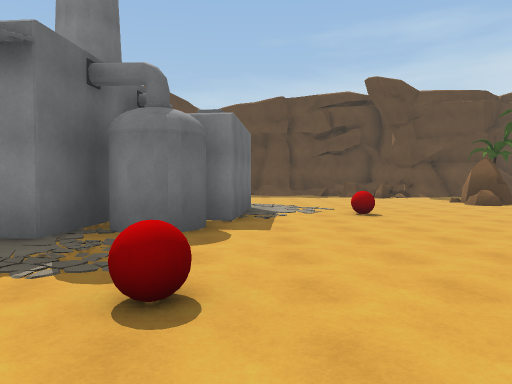
[1] (above)

24 first-person views from a walk through a 3-D level made in the Unity game engine. The camera is 1.5 m above the floor, tilts 2° down and sees 70° across. The floor is counted in squares, 2 m on a side. Each view is taken from the middle of a square. On the plan, view 1 faces up. The plan holds only what a view shows up to about 11 squares ahead; the rest is blank. The place goes on beyond the plan. Some animated figures are left out.

[2]
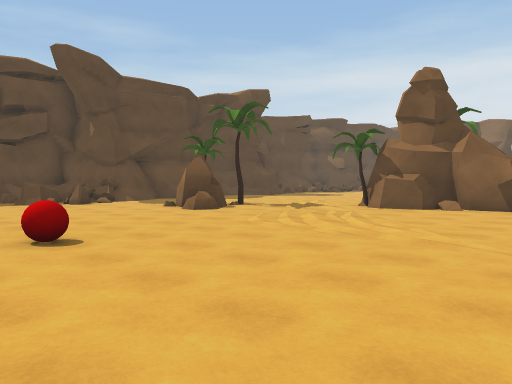

[3]
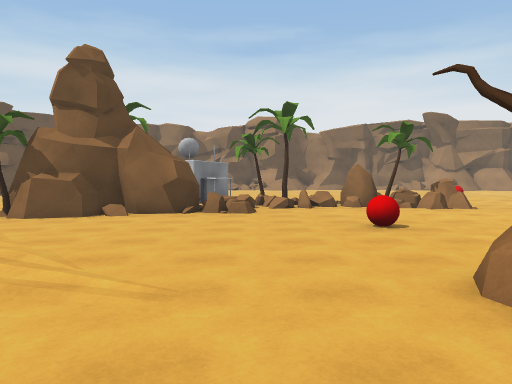

[4]
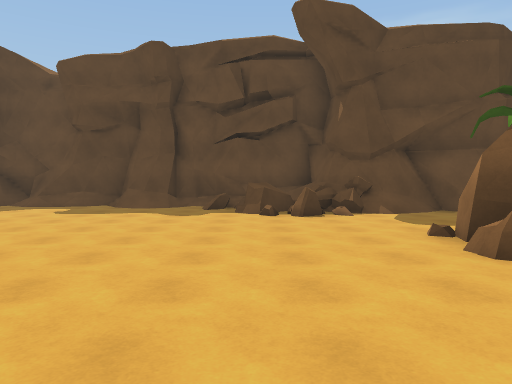

[5]
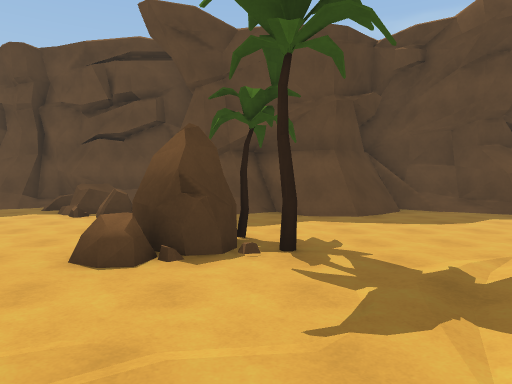

[6]
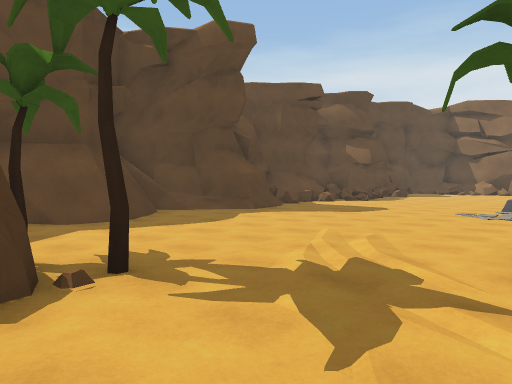

[7]
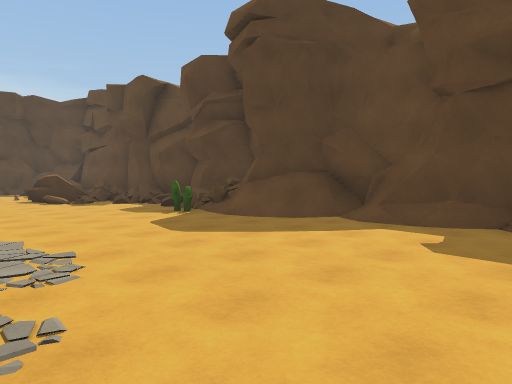

[8]
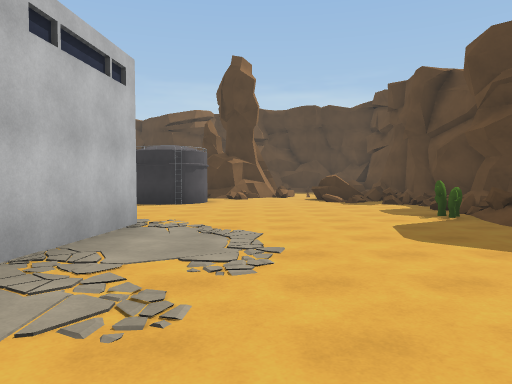

[9]
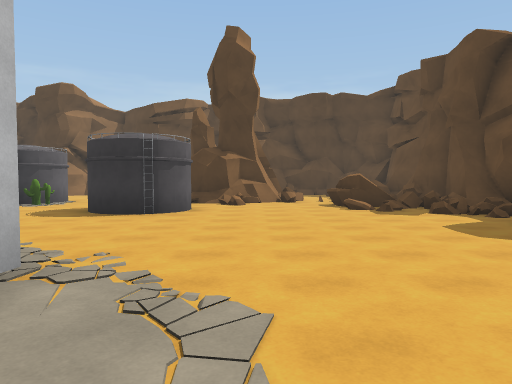

[10]
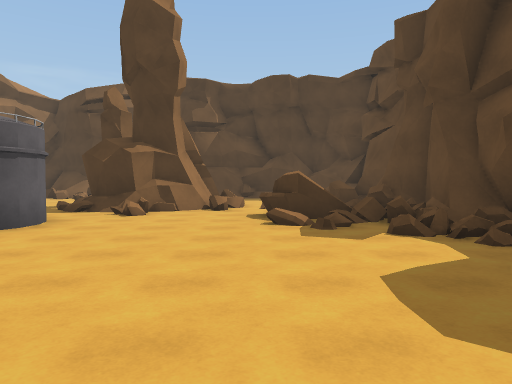

[11]
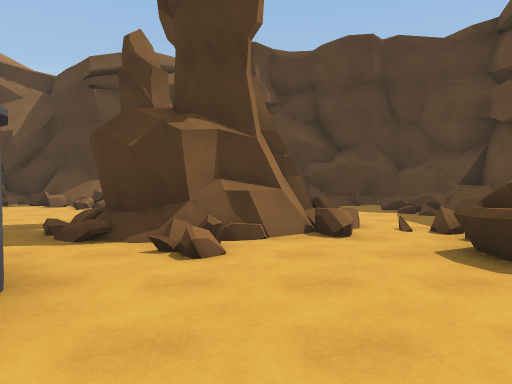

[12]
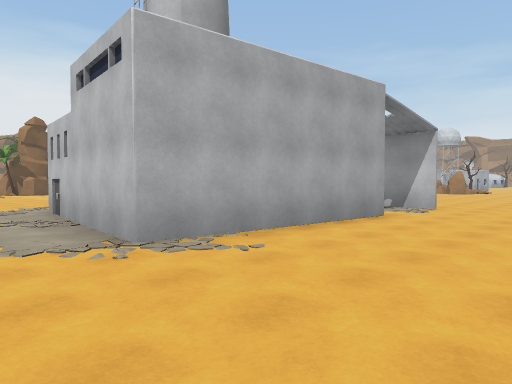

[13]
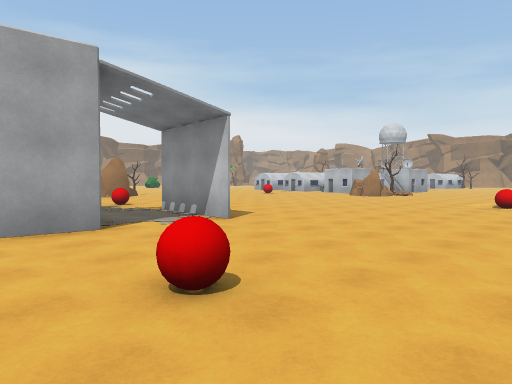

[14]
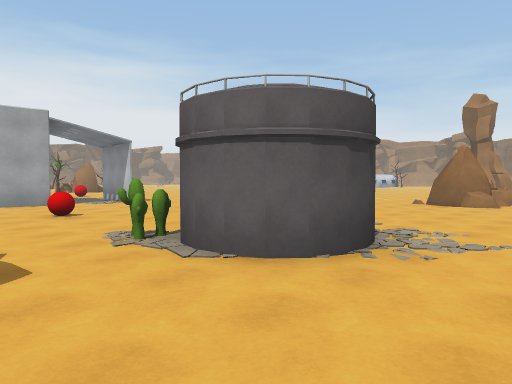

[15]
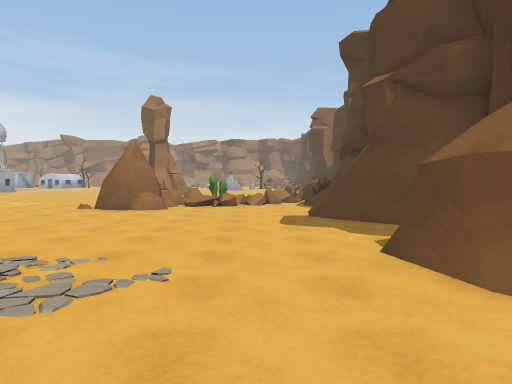

[16]
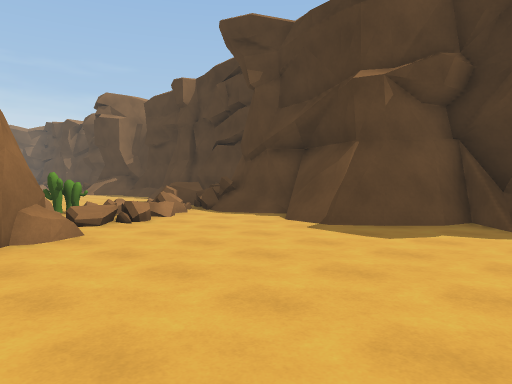

[17]
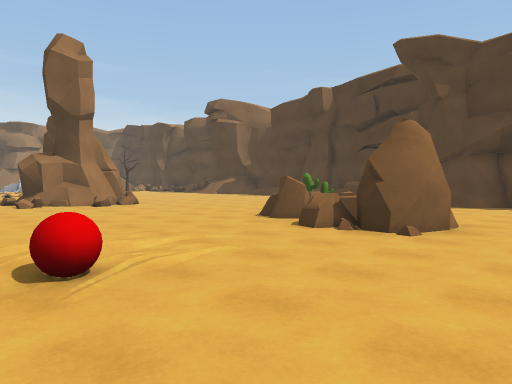

[18]
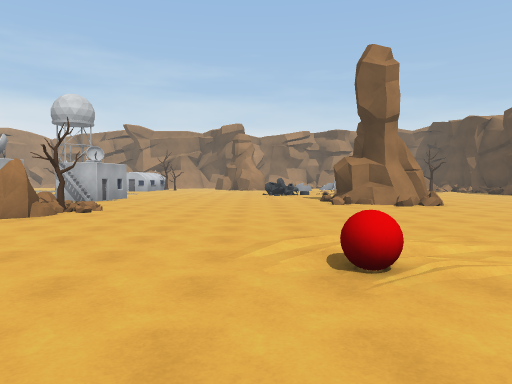

[19]
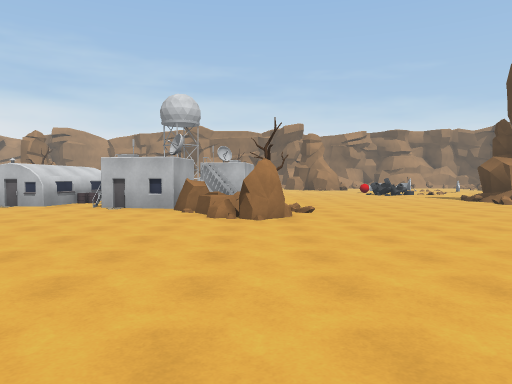

[20]
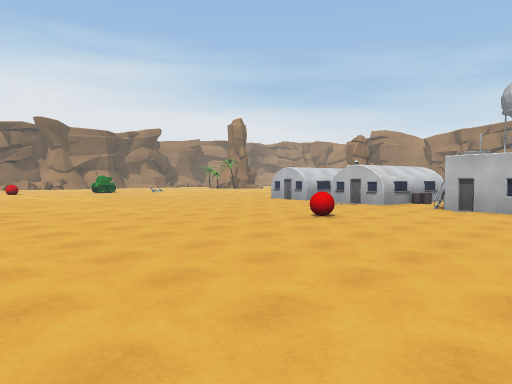

[21]
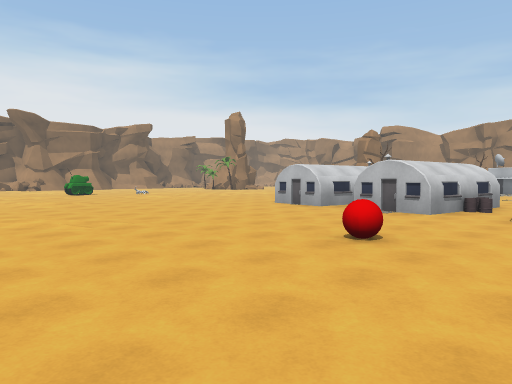

[22]
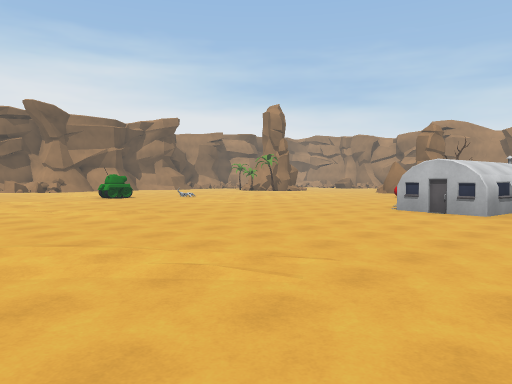

[23]
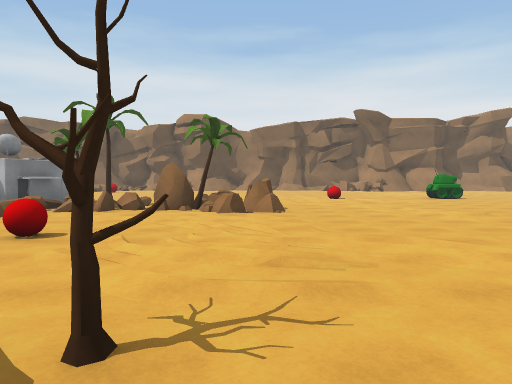

[24]
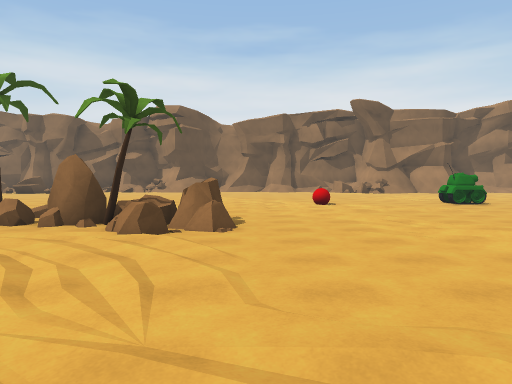

### Floor plan
Key: @ floor where view 1 was taken; # wall or solid block; x gap in a wall; . main floor; : floor 0.25 m higher than the main floor; + floor 0.5 m higher than the main floor; / step, stairs or slope; = window, fence, low wall or low ledge; ^ raised ledge; O other object.
Columns run from 20 left of view 1 to 18 right of it. Each row starts with its distance up from view 1.
 18 ######  ################^##     =
 17 ##==######=#===#//=#.#////#    ####
 16 #=#==^##===...O//......=^#######//##
 15 #.....# #...............===/.##/..##.
 14 #. .....=.............................
 13 #/   #=................................
 12      ##....................OO..........
 11       ##...................OO..........
 10       #..##....####..................//
  9      ##. ##....#  ###...............
  8  =.....  ......#   ##.O.......O#
  7  =.............#   #..........##
  6  ......O.......#####...........#
  5 #=...###...O...###.............####O
  4  /...#   ......................O#=OO
  3  #....    .......................=O
  2 ##......  .....###.O... .........=O
  1 #.......  .......  ...   O...O...#=
  0 #.......  ........  @   OO.......OO
 -1 ##....................   O......OO
 -2 ##...............................O ....
 -3 ##....#O...............................
 -4 #/..###O...O...........................
 -5 ##.==OOO../..........................O.
 -6 ##==OOO........................./......
 -7  ^x+O.................O................
 -8      ............O.....................
 -9      ............OO...................O
-10      ...........:OOO..............   .O
-11      ..//........  OOO.O.........
-12      ..##=.......  O  .OO OO....
-13         ##.           OO  O  ..

Where each view was taken, in squares from view 1:
view 1: 0 up, 0 right, facing up
view 2: 3 up, 1 right, facing up-right
view 3: 3 up, 3 right, facing right
view 4: 7 up, 4 right, facing up
view 5: 7 up, 8 right, facing up
view 6: 8 up, 7 right, facing up-right
view 7: 11 up, 1 right, facing up-left
view 8: 12 up, 1 right, facing left
view 9: 12 up, 2 left, facing left
view 10: 14 up, 5 left, facing left
view 11: 12 up, 9 left, facing left
view 12: 12 up, 9 left, facing down-right
view 13: 7 up, 11 left, facing down-right
view 14: 8 up, 17 left, facing down-right
view 15: 6 up, 17 left, facing down
view 16: 2 up, 13 left, facing down-left
view 17: 1 down, 8 left, facing down-left
view 18: 1 down, 8 left, facing down
view 19: 1 down, 3 left, facing down
view 20: 1 down, 2 left, facing down-right
view 21: 3 down, 0 right, facing down-right
view 22: 3 down, 4 right, facing down-right
view 23: 2 down, 4 right, facing right
view 24: 3 down, 7 right, facing right
